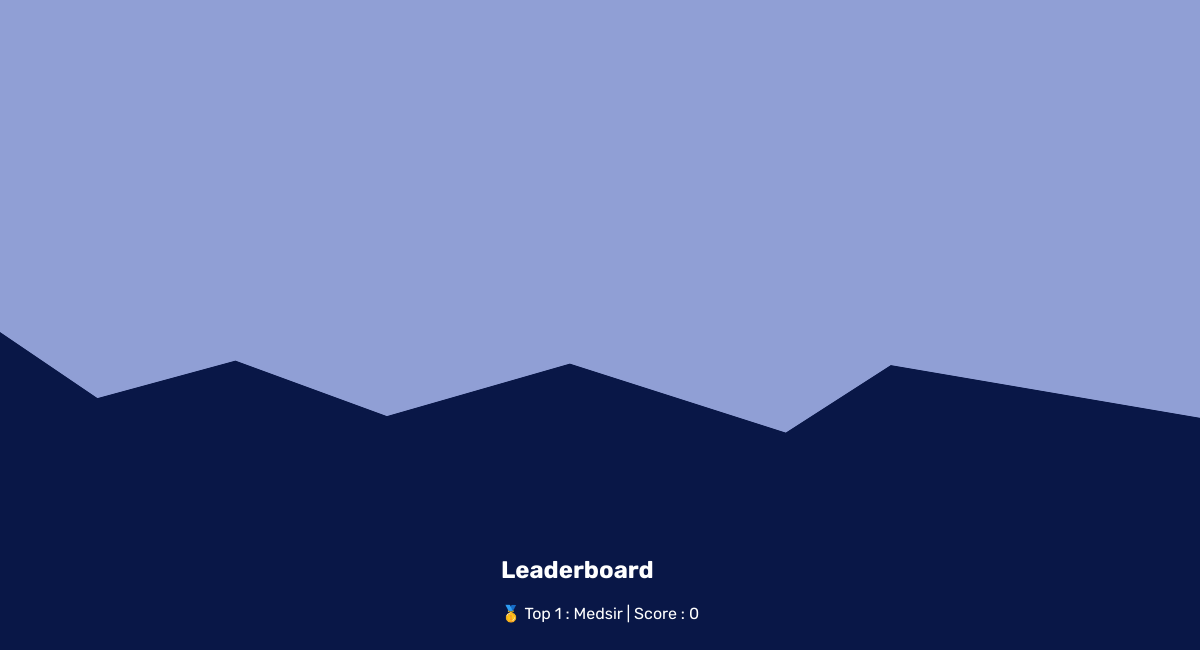
Before: / (lower part) with the older database file.
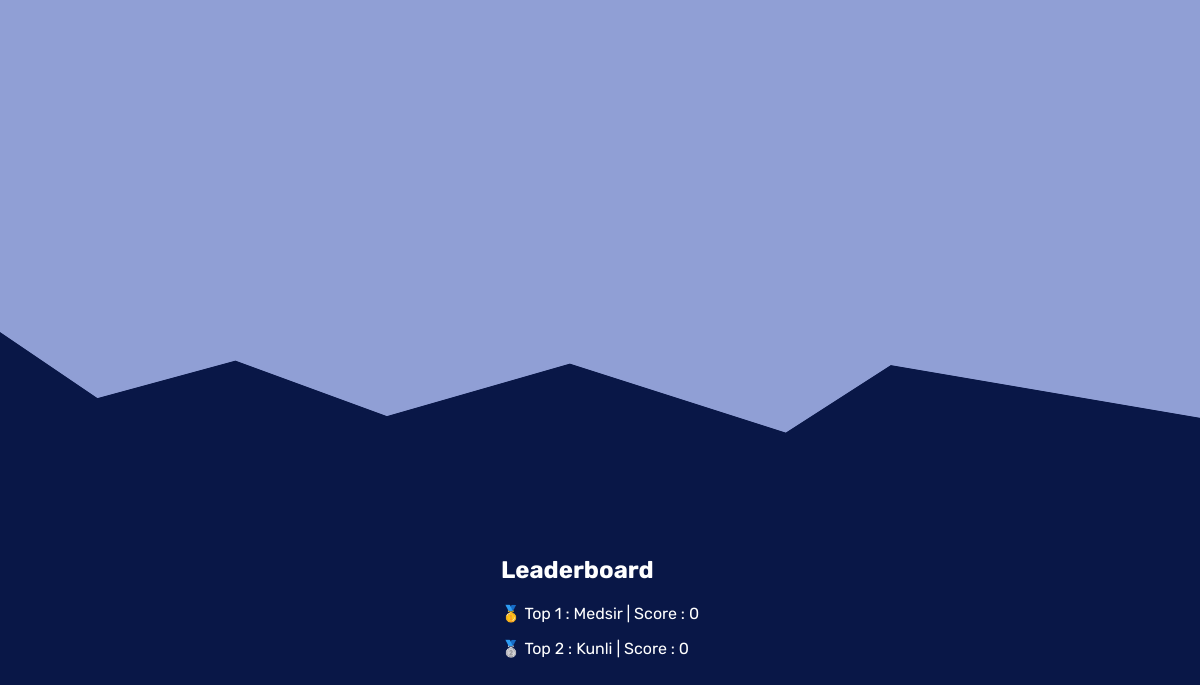
After: the same page with the newer database file.
### tables this page shows
CREATE TABLE users (
    id INTEGER PRIMARY KEY AUTOINCREMENT,
    username TEXT NOT NULL,
    email TEXT NOT NULL,
    password TEXT NOT NULL,
    nb_parties INTEGER,
    nb_victoires_classique INTEGER,
    nb_victoires_tournois INTEGER,
    taux_victoire INTEGER,
    rang TEXT,
    score_total INTEGER,
    niveau INTEGER,
    avatar TEXT

);

CREATE TABLE leaderboard (
    id INT PRIMARY KEY,
    score TEXT NOT NULL,
    FOREIGN KEY (id) REFERENCES users(id)
    
);

### main.py (the view)
@app.route("/")
def index():
    lb = get_leaderboard()
    print(session)
    if session and session["id"]:
        return render_template("./index.html", leaderboard=lb, iter_liste=range(len(lb)), avatar=get_user_avatar(session["id"]))
    else:
        return render_template("./index.html", leaderboard=lb, iter_liste=range(len(lb)), avatar="default")

### kfonctions.py (called while the page is built)
def get_leaderboard()->list[tuple]:
    try:
        con = sqlite3.connect("./database/database.db")
        cur = con.cursor()
        sqlreq = f"SELECT score, username FROM leaderboard JOIN users ON users.id = leaderboard.id ORDER BY score DESC"
        res = cur.execute(sqlreq)
        reslist = res.fetchall()
        con.close()
        print("test", reslist)
        if(len(reslist) > 10):
            return reslist[0:9]
        else:
            return reslist
    except Exception as erreur:
        print("Erreur dans get_leaderboard() :", erreur)
        return []

### templates/index.html (shortened to what this page needs)
<!DOCTYPE html>
<html>
<head>
    <link rel="stylesheet" href="{{url_for('static', filename='style_main.css')}}">
</head>
<body>
<div class="bg">
<div class="infos">
    <section class="fondateurs" id="fondateurs_section">
        <div class="fonda_container">
        </div>
    </section>
    <section class="leaderboard_section">
        <div class="leaderboard">
            <h1>Leaderboard</h1>
        {% for i in iter_liste %}
            {% if i == 0 : %}
            <p> 🥇 Top {{i+1}} : {{leaderboard[i][1]}} | Score : {{leaderboard[i][0]}}</p>
            {% elif i == 1 %}
            <p> 🥈 Top {{i+1}} : {{leaderboard[i][1]}} | Score : {{leaderboard[i][0]}}</p>
            {% elif i == 2 %}
            <p> 🥉 Top {{i+1}} : {{leaderboard[i][1]}} | Score : {{leaderboard[i][0]}}</p>
            {% else %}
            <p> Top {{i+1}} : {{leaderboard[i][1]}} | Score : {{leaderboard[i][0]}}</p>
            {% endif %}
        {% endfor %}
        </div>
    </section>
</div>
</div>
</body>
</html>

Changed rows visible on the page:
added users: username "Kunli"
added leaderboard: score "0"
Other visible differences:
new list line: "🥈 Top 2 : | Score :"
